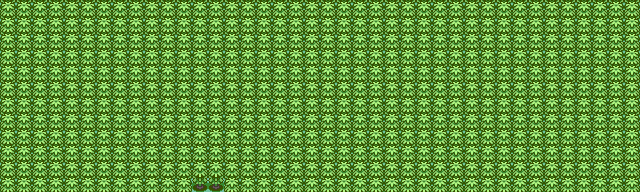

The image is a tile-based game level rendered from a .tmx file. Its description and complete source (layers, tilesets, objects, tile grids) follow:
An orthogonal 40x12 tile map with 16x16 px tiles, 2 tile layers (Calque de Tuiles 1, Calque de Tuiles 2).

<map version="1.5" tiledversion="1.7.2" orientation="orthogonal" renderorder="right-down" width="40" height="12" tilewidth="16" tileheight="16" infinite="0" nextlayerid="3" nextobjectid="1">
 <tileset firstgid="1" source="../../copyrighted/textures/rse/tileset.tsx" />
 <layer id="1" name="Calque de Tuiles 1" width="40" height="12">
  <data encoding="csv">
114,114,114,114,114,114,114,114,114,114,114,114,114,114,114,114,114,114,114,114,114,114,114,114,114,114,114,114,114,114,114,114,114,114,114,114,114,114,114,114,
114,114,114,114,114,114,114,114,114,114,114,114,114,114,114,114,114,114,114,114,114,114,114,114,114,114,114,114,114,114,114,114,114,114,114,114,114,114,114,114,
114,114,114,114,114,114,114,114,114,114,114,114,114,114,114,114,114,114,114,114,114,114,114,114,114,114,114,114,114,114,114,114,114,114,114,114,114,114,114,114,
114,114,114,114,114,114,114,114,114,114,114,114,114,114,114,114,114,114,114,114,114,114,114,114,114,114,114,114,114,114,114,114,114,114,114,114,114,114,114,114,
114,114,114,114,114,114,114,114,114,114,114,114,114,114,114,114,114,114,114,114,114,114,114,114,114,114,114,114,114,114,114,114,114,114,114,114,114,114,114,114,
114,114,114,114,114,114,114,114,114,114,114,114,114,114,114,114,114,114,114,114,114,114,114,114,114,114,114,114,114,114,114,114,114,114,114,114,114,114,114,114,
114,114,114,114,114,114,114,114,114,114,114,114,114,114,114,114,114,114,114,114,114,114,114,114,114,114,114,114,114,114,114,114,114,114,114,114,114,114,114,114,
114,114,114,114,114,114,114,114,114,114,114,114,114,114,114,114,114,114,114,114,114,114,114,114,114,114,114,114,114,114,114,114,114,114,114,114,114,114,114,114,
114,114,114,114,114,114,114,114,114,114,114,114,114,114,114,114,114,114,114,114,114,114,114,114,114,114,114,114,114,114,114,114,114,114,114,114,114,114,114,114,
114,114,114,114,114,114,114,114,114,114,114,114,114,114,114,114,114,114,114,114,114,114,114,114,114,114,114,114,114,114,114,114,114,114,114,114,114,114,114,114,
114,114,114,114,114,114,114,114,114,114,114,114,114,114,114,114,114,114,114,114,114,114,114,114,114,114,114,114,114,114,114,114,114,114,114,114,114,114,114,114,
114,114,114,114,114,114,114,114,114,114,114,114,114,114,114,114,114,114,114,114,114,114,114,114,114,114,114,114,114,114,114,114,114,114,114,114,114,114,114,114
</data>
 </layer>
 <layer id="2" name="Calque de Tuiles 2" width="40" height="12">
  <data encoding="csv">
219,219,219,219,219,219,219,219,219,219,219,219,219,219,219,219,219,219,219,219,219,219,219,219,219,219,219,219,219,219,219,219,219,219,219,219,219,219,219,219,
219,219,219,219,219,219,219,219,219,219,219,219,219,219,219,219,219,219,219,219,219,219,219,219,219,219,219,219,219,219,219,219,219,219,219,219,219,219,219,219,
219,219,219,219,219,219,219,219,219,219,219,219,219,219,219,219,219,219,219,219,219,219,219,219,219,219,219,219,219,219,219,219,219,219,219,219,219,219,219,219,
219,219,219,219,219,219,219,219,219,219,219,219,219,219,219,219,219,219,219,219,219,219,219,219,219,219,219,219,219,219,219,219,219,219,219,219,219,219,219,219,
219,219,219,219,219,219,219,219,219,219,219,219,219,219,219,219,219,219,219,219,219,219,219,219,219,219,219,219,219,219,219,219,219,219,219,219,219,219,219,219,
219,219,219,219,219,219,219,219,219,219,219,219,219,219,219,219,219,219,219,219,219,219,219,219,219,219,219,219,219,219,219,219,219,219,219,219,219,219,219,219,
219,219,219,219,219,219,219,219,219,219,219,219,219,219,219,219,219,219,219,219,219,219,219,219,219,219,219,219,219,219,219,219,219,219,219,219,219,219,219,219,
219,219,219,219,219,219,219,219,219,219,219,219,219,219,219,219,219,219,219,219,219,219,219,219,219,219,219,219,219,219,219,219,219,219,219,219,219,219,219,219,
219,219,219,219,219,219,219,219,219,219,219,219,219,219,219,219,219,219,219,219,219,219,219,219,219,219,219,219,219,219,219,219,219,219,219,219,219,219,219,219,
219,219,219,219,219,219,219,219,219,219,219,219,219,219,219,219,219,219,219,219,219,219,219,219,219,219,219,219,219,219,219,219,219,219,219,219,219,219,219,219,
219,219,219,219,219,219,219,219,219,219,219,219,219,219,219,219,219,219,219,219,219,219,219,219,219,219,219,219,219,219,219,219,219,219,219,219,219,219,219,219,
219,219,219,219,219,219,219,219,219,219,219,219,331,331,219,219,219,219,219,219,219,219,219,219,219,219,219,219,219,219,219,219,219,219,219,219,219,219,219,219
</data>
 </layer>
</map>
